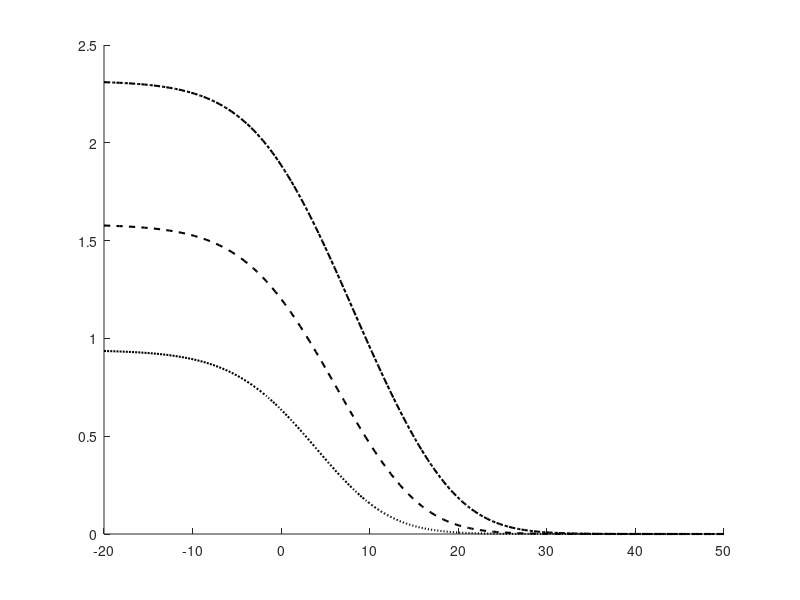

MATLAB code to generate this figure: (Note: this script raises an error after producing the figure.)
clc; clear; close all;

% Initial parameter
T = 1;
sigma_n = 1;
sigma_rr = 1;
sigma_cr = 1;
alpha = 0.5;

% Defined radar power range
P_r_range = linspace(-20, 50, 200);

% Radar power levels (in dBW)
P_c_dB_values = [10, 15, 20];
lineStyles = {':', '--', '-.'};     % Line styles
color = 'k';

% Prepare figure
figure; hold on;

% Loop over each radar power level
for j = 1:length(P_c_dB_values)
    P_c_dB = P_c_dB_values(j);
    P_c = 10^(P_c_dB / 10);  % Convert dBW to linear scale

    % Preallocate arrays
    beta = zeros(size(P_r_range));
    eta_total = zeros(size(P_r_range));

    for i = 1:length(P_r_range)
        P_r_dB = P_r_range(i);
        P_r = 10^(P_r_dB / 10); % Convert dBW to linear scale

        % Beta calculations
        beta_first_part = sigma_cr^2 * P_c;
        beta_second_part = (sigma_rr^2 * P_r) + sigma_n^2;
        beta_whole_part = beta_first_part/beta_second_part;
        beta_denominator = 1 + (alpha * T * beta_whole_part);
        beta_i = 1/beta_denominator;
        beta(i) = beta_i;

        % Communication throughput calculation
        part_1 = (1-alpha)*T;

        part_2_numerator = -beta_i*(1-beta_i)*(sigma_cr^2)*P_c;
        part_2_denominator = ((sigma_rr^2)*P_r - beta_i*(sigma_cr^2)*P_c)*(2*beta_i - 1);

        part_3 = (sigma_n^2)/(beta_i*(sigma_cr^2)*P_c);

        part_4_numerator = (sigma_rr^2)*P_r*(1-beta_i)*(sigma_cr^2)*P_c;
        part_4_denominator = ((sigma_rr^2)*P_r - beta_i*(sigma_cr^2)*P_c)*((sigma_rr^2)*P_r - (1-beta_i)*(sigma_cr^2)*P_c);

        part_5 = (sigma_n^2)/((sigma_rr^2)*P_r);

        part_6_numerator = ((1-beta_i)^2)*(sigma_cr^2)*P_c;
        part_6_denominator = ((sigma_rr^2)*P_r - (1-beta_i)*(sigma_cr^2)*P_c)*(2*beta_i - 1);

        part_7 = (sigma_n^2)/((1-beta_i)*(sigma_cr^2)*P_c);

        % Each term part
        term_1 = part_2_numerator/part_2_denominator;
        term_2 = exp(part_3)/log(2);
        term_3 = expint(part_3);

        term_4 = part_4_numerator/part_4_denominator;
        term_5 = exp(part_5)/log(2);
        term_6 = expint(part_5);

        term_7 = part_6_numerator/part_6_denominator;
        term_8 = exp(part_7)/log(2);
        term_9 = expint(part_7);

        % Calculate eta
        eta_total(i) = part_1 * (term_1*term_2*term_3 + term_4*term_5*term_6 + term_7*term_8*term_9);
    end
    % Plotting
    plot(P_r_range, eta_total, 'LineStyle', lineStyles{j}, 'Color', color, 'LineWidth', 1.5);
    hold on;    
end
yline(0.5, 'r', '\eta (P_r)', 'LabelHorizontalAlignment', 'left', 'FontSize', 12);
xlabel('P_r'); ylabel('Communication Throughput (bit/Hz)');
legend('P_c = 10 dB', 'P_c = 15 dB', 'P_c = 20 dB');
grid on;
